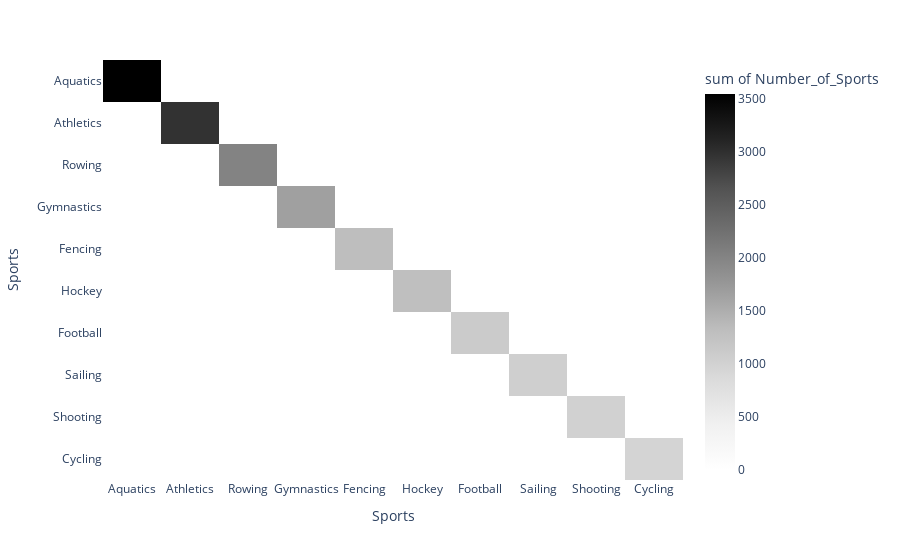

Notebook code cell kept with this figure:
### Code cell
px.density_heatmap(sport ,
 y = 'Sports' ,
 z = 'Number_of_Sports',
 x = 'Sports',
 category_orders= {'Sports':['Cycling' ,'Shooting','Sailing' ,'Football' ,'Hockey' ,'Fencing' ,'Gymnastics' ,'Rowing' ,'Athletics','Aquatics'],
 'Sports':['Aquatics' ,'Athletics','Rowing' ,'Gymnastics' ,'Fencing' ,'Hockey' ,'Football' ,'Sailing' ,'Shooting','Cycling']},
 color_continuous_scale='Greys' ,
 labels={'index':''},
 hover_name='Number_of_Sports' ,)

### Figure 1 — Plotly figure (JSON) as saved in the notebook; plotly's stock layout.template omitted (floating-point values rounded to 4 significant figures)
{"data": [{"coloraxis": "coloraxis", "histfunc": "sum", "hovertemplate": "Sports=%{y}<br>sum of Number_of_Sports=%{z}<extra></extra>", "name": "", "type": "histogram2d", "x": ["Aquatics", "Athletics", "Rowing", "Gymnastics", "Fencing", "Hockey", "Football", "Sailing", "Shooting", "Cycling"], "xaxis": "x", "xbingroup": "x", "y": ["Aquatics", "Athletics", "Rowing", "Gymnastics", "Fencing", "Hockey", "Football", "Sailing", "Shooting", "Cycling"], "yaxis": "y", "ybingroup": "y", "z": [3544, 2969, 2017, 1657, 1321, 1297, 1114, 1040, 1016, 962]}], "layout": {"coloraxis": {"colorbar": {"title": {"text": "sum of Number_of_Sports"}}, "colorscale": [[0, "rgb(255,255,255)"], [0.125, "rgb(240,240,240)"], [0.25, "rgb(217,217,217)"], [0.375, "rgb(189,189,189)"], [0.5, "rgb(150,150,150)"], [0.625, "rgb(115,115,115)"], [0.75, "rgb(82,82,82)"], [0.875, "rgb(37,37,37)"], [1, "rgb(0,0,0)"]]}, "legend": {"tracegroupgap": 0}, "margin": {"t": 60}, "xaxis": {"anchor": "y", "categoryarray": ["Aquatics", "Athletics", "Rowing", "Gymnastics", "Fencing", "Hockey", "Football", "Sailing", "Shooting", "Cycling"], "categoryorder": "array", "domain": [0, 1], "title": {"text": "Sports"}}, "yaxis": {"anchor": "x", "categoryarray": ["Cycling", "Shooting", "Sailing", "Football", "Hockey", "Fencing", "Gymnastics", "Rowing", "Athletics", "Aquatics"], "categoryorder": "array", "domain": [0, 1], "title": {"text": "Sports"}}}}
